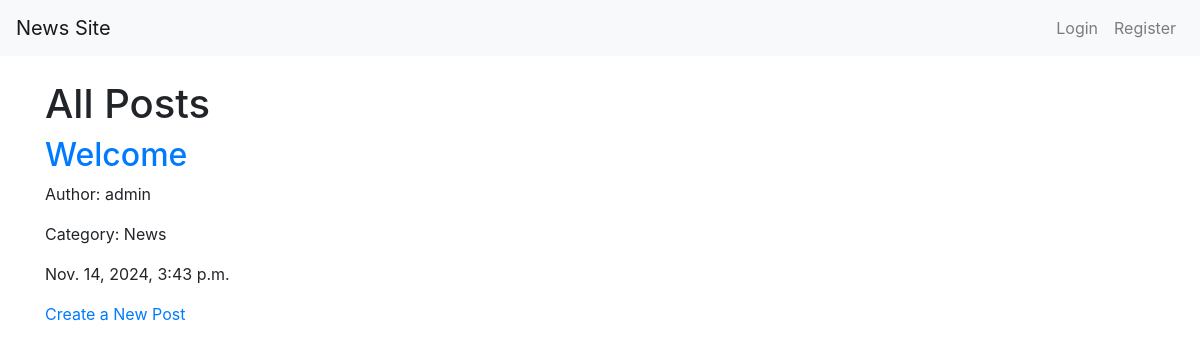
Before: / with the older database file.
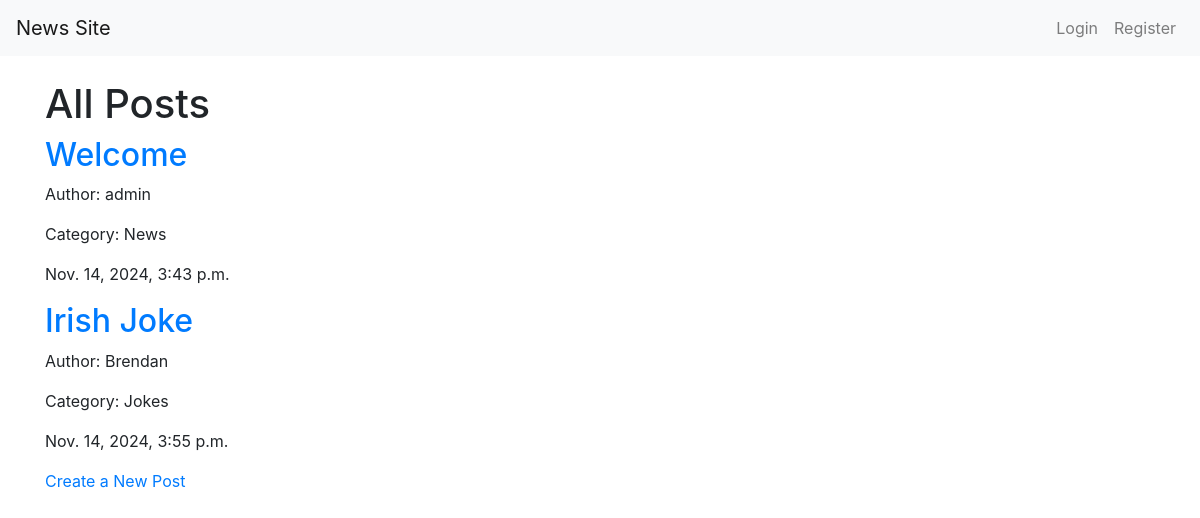
After: the same page with the newer database file.
### posts/models.py (models this page shows, shortened)
class Post(models.Model):
    title = models.CharField(max_length=255)
    content = models.TextField()
    author = models.ForeignKey(User, on_delete=models.CASCADE)
    category = models.ForeignKey(Category, on_delete=models.SET_NULL, null=True, blank=True)
    created_at = models.DateTimeField(auto_now_add=True)
    updated_at = models.DateTimeField(auto_now=True)
    upvotes = models.IntegerField(default=0)
    downvotes = models.IntegerField(default=0)

class Category(models.Model):
    name = models.CharField(max_length=255)

### posts/views.py (the view)
# urls.py: path('', views.post_list, name='home'),  # List all posts (homepage)
def post_list(request):
    posts = Post.objects.all()
    return render(request, 'posts/post_list.html', {'posts': posts})

### posts/templates/posts/post_list.html
{% extends 'base.html' %}
{% block content %}
<h1>All Posts</h1>
{% for post in posts %}
    <div>
        <h2><a href="{% url 'post_detail' post.id %}">{{ post.title }}</a></h2>
        <p>Author: {{ post.author.username }}</p>
        <p>
            Category:
            {% if post.category %}
                {{ post.category.name }}
            {% else %}
                No Category
            {% endif %}
        </p>
        <p>{{ post.created_at }}</p>
    </div>
{% endfor %}
<a href="{% url 'create_post' %}">Create a New Post</a>
{% endblock %}

Changed rows visible on the page:
added Post: title "Irish Joke", author.username "Brendan", category.name "Jokes", created_at "Nov. 14, 2024, 3:55 p.m."
